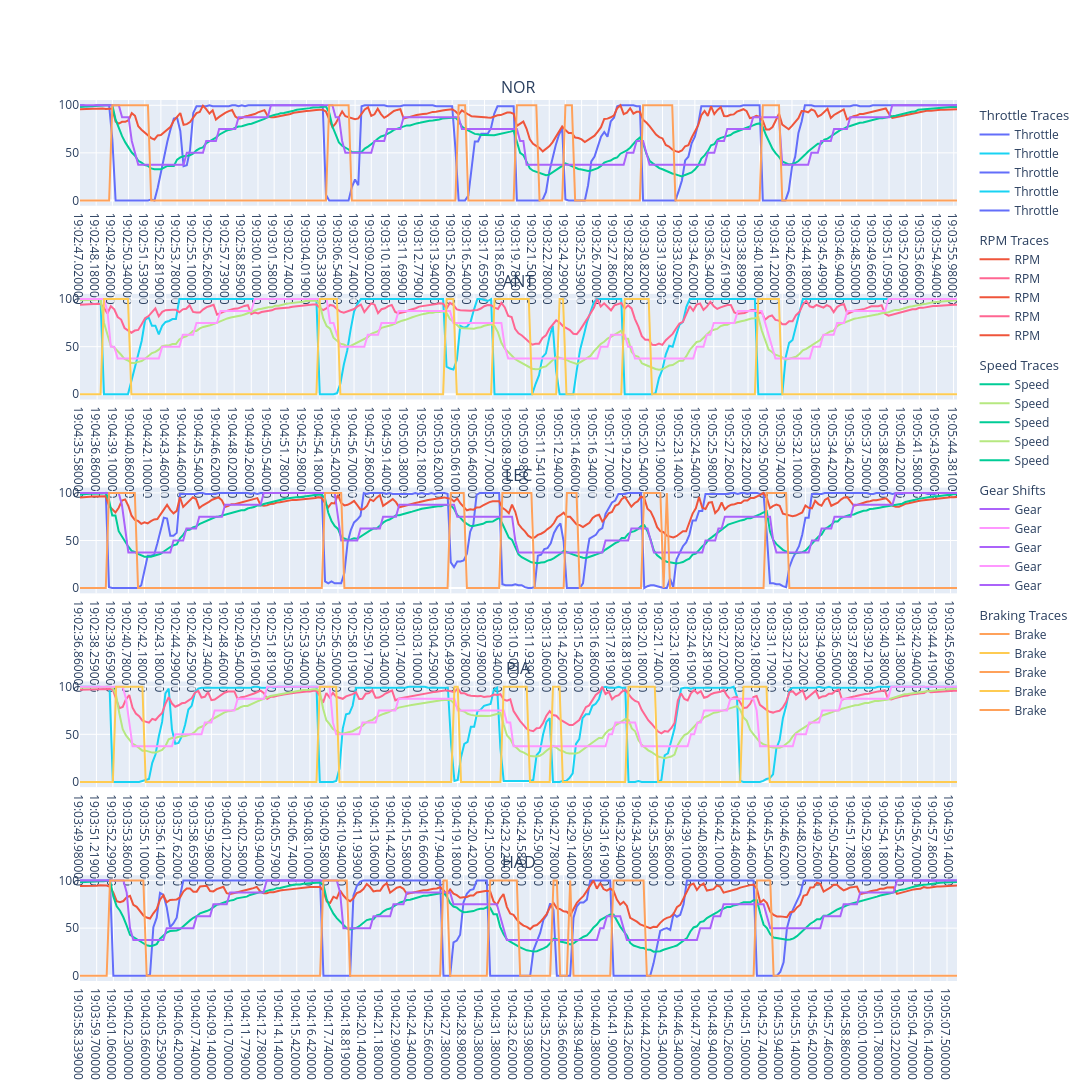

Notebook source saved alongside this figure:
### Markdown cell above
**Visualising a sample telemetry trace**

### Code cell
plot_handle.plot_driver_telemetry_traces(
    top_5_driver_telemetry=q3_telemetry_digest
)

### Figure 1 — Plotly figure (JSON) as saved in the notebook; plotly's stock layout.template omitted (floating-point values rounded to 4 significant figures; data arrays with more than 128 entries replaced by an {"elided": "..."} marker saying what was removed)
{"data": [{"hovertemplate": "Throttle: %{y}<extra></extra>", "legendgroup": "Throttle", "legendgrouptitle": {"text": "Throttle Traces"}, "name": "Throttle", "type": "scatter", "x": {"elided": "272 str values"}, "xaxis": "x", "y": {"elided": "272 float values"}, "yaxis": "y"}, {"hovertemplate": "%{text}<extra></extra>", "legendgroup": "RPM", "legendgrouptitle": {"text": "RPM Traces"}, "name": "RPM", "text": {"elided": "272 str values"}, "type": "scatter", "x": {"elided": "272 str values"}, "xaxis": "x", "y": {"elided": "272 float values"}, "yaxis": "y"}, {"hovertemplate": "%{text}<extra></extra>", "legendgroup": "Speed", "legendgrouptitle": {"text": "Speed Traces"}, "name": "Speed", "text": {"elided": "272 str values"}, "type": "scatter", "x": {"elided": "272 str values"}, "xaxis": "x", "y": {"elided": "272 float values"}, "yaxis": "y"}, {"hovertemplate": "%{text}<extra></extra>", "legendgroup": "Gear", "legendgrouptitle": {"text": "Gear Shifts"}, "name": "Gear", "text": {"elided": "272 str values"}, "type": "scatter", "x": {"elided": "272 str values"}, "xaxis": "x", "y": {"elided": "272 float values"}, "yaxis": "y"}, {"hovertemplate": "Brake: %{y}<extra></extra>", "legendgroup": "Braking", "legendgrouptitle": {"text": "Braking Traces"}, "name": "Brake", "type": "scatter", "x": {"elided": "272 str values"}, "xaxis": "x", "y": {"elided": "272 int values"}, "yaxis": "y"}, {"hovertemplate": "Throttle: %{y}<extra></extra>", "legendgroup": "Throttle", "legendgrouptitle": {"text": "Throttle Traces"}, "name": "Throttle", "type": "scatter", "x": {"elided": "257 str values"}, "xaxis": "x2", "y": {"elided": "257 float values"}, "yaxis": "y2"}, {"hovertemplate": "%{text}<extra></extra>", "legendgroup": "RPM", "legendgrouptitle": {"text": "RPM Traces"}, "name": "RPM", "text": {"elided": "257 str values"}, "type": "scatter", "x": {"elided": "257 str values"}, "xaxis": "x2", "y": {"elided": "257 float values"}, "yaxis": "y2"}, {"hovertemplate": "%{text}<extra></extra>", "legendgroup": "Speed", "legendgrouptitle": {"text": "Speed Traces"}, "name": "Speed", "text": {"elided": "257 str values"}, "type": "scatter", "x": {"elided": "257 str values"}, "xaxis": "x2", "y": {"elided": "257 float values"}, "yaxis": "y2"}, {"hovertemplate": "%{text}<extra></extra>", "legendgroup": "Gear", "legendgrouptitle": {"text": "Gear Shifts"}, "name": "Gear", "text": {"elided": "257 str values"}, "type": "scatter", "x": {"elided": "257 str values"}, "xaxis": "x2", "y": {"elided": "257 float values"}, "yaxis": "y2"}, {"hovertemplate": "Brake: %{y}<extra></extra>", "legendgroup": "Braking", "legendgrouptitle": {"text": "Braking Traces"}, "name": "Brake", "type": "scatter", "x": {"elided": "257 str values"}, "xaxis": "x2", "y": {"elided": "257 int values"}, "yaxis": "y2"}, {"hovertemplate": "Throttle: %{y}<extra></extra>", "legendgroup": "Throttle", "legendgrouptitle": {"text": "Throttle Traces"}, "name": "Throttle", "type": "scatter", "x": {"elided": "273 str values"}, "xaxis": "x3", "y": {"elided": "273 float values"}, "yaxis": "y3"}, {"hovertemplate": "%{text}<extra></extra>", "legendgroup": "RPM", "legendgrouptitle": {"text": "RPM Traces"}, "name": "RPM", "text": {"elided": "273 str values"}, "type": "scatter", "x": {"elided": "273 str values"}, "xaxis": "x3", "y": {"elided": "273 float values"}, "yaxis": "y3"}, {"hovertemplate": "%{text}<extra></extra>", "legendgroup": "Speed", "legendgrouptitle": {"text": "Speed Traces"}, "name": "Speed", "text": {"elided": "273 str values"}, "type": "scatter", "x": {"elided": "273 str values"}, "xaxis": "x3", "y": {"elided": "273 float values"}, "yaxis": "y3"}, {"hovertemplate": "%{text}<extra></extra>", "legendgroup": "Gear", "legendgrouptitle": {"text": "Gear Shifts"}, "name": "Gear", "text": {"elided": "273 str values"}, "type": "scatter", "x": {"elided": "273 str values"}, "xaxis": "x3", "y": {"elided": "273 float values"}, "yaxis": "y3"}, {"hovertemplate": "Brake: %{y}<extra></extra>", "legendgroup": "Braking", "legendgrouptitle": {"text": "Braking Traces"}, "name": "Brake", "type": "scatter", "x": {"elided": "273 str values"}, "xaxis": "x3", "y": {"elided": "273 int values"}, "yaxis": "y3"}, {"hovertemplate": "Throttle: %{y}<extra></extra>", "legendgroup": "Throttle", "legendgrouptitle": {"text": "Throttle Traces"}, "name": "Throttle", "type": "scatter", "x": {"elided": "268 str values"}, "xaxis": "x4", "y": {"elided": "268 float values"}, "yaxis": "y4"}, {"hovertemplate": "%{text}<extra></extra>", "legendgroup": "RPM", "legendgrouptitle": {"text": "RPM Traces"}, "name": "RPM", "text": {"elided": "268 str values"}, "type": "scatter", "x": {"elided": "268 str values"}, "xaxis": "x4", "y": {"elided": "268 float values"}, "yaxis": "y4"}, {"hovertemplate": "%{text}<extra></extra>", "legendgroup": "Speed", "legendgrouptitle": {"text": "Speed Traces"}, "name": "Speed", "text": {"elided": "268 str values"}, "type": "scatter", "x": {"elided": "268 str values"}, "xaxis": "x4", "y": {"elided": "268 float values"}, "yaxis": "y4"}, {"hovertemplate": "%{text}<extra></extra>", "legendgroup": "Gear", "legendgrouptitle": {"text": "Gear Shifts"}, "name": "Gear", "text": {"elided": "268 str values"}, "type": "scatter", "x": {"elided": "268 str values"}, "xaxis": "x4", "y": {"elided": "268 float values"}, "yaxis": "y4"}, {"hovertemplate": "Brake: %{y}<extra></extra>", "legendgroup": "Braking", "legendgrouptitle": {"text": "Braking Traces"}, "name": "Brake", "type": "scatter", "x": {"elided": "268 str values"}, "xaxis": "x4", "y": {"elided": "268 int values"}, "yaxis": "y4"}, {"hovertemplate": "Throttle: %{y}<extra></extra>", "legendgroup": "Throttle", "legendgrouptitle": {"text": "Throttle Traces"}, "name": "Throttle", "type": "scatter", "x": {"elided": "264 str values"}, "xaxis": "x5", "y": {"elided": "264 float values"}, "yaxis": "y5"}, {"hovertemplate": "%{text}<extra></extra>", "legendgroup": "RPM", "legendgrouptitle": {"text": "RPM Traces"}, "name": "RPM", "text": {"elided": "264 str values"}, "type": "scatter", "x": {"elided": "264 str values"}, "xaxis": "x5", "y": {"elided": "264 float values"}, "yaxis": "y5"}, {"hovertemplate": "%{text}<extra></extra>", "legendgroup": "Speed", "legendgrouptitle": {"text": "Speed Traces"}, "name": "Speed", "text": {"elided": "264 str values"}, "type": "scatter", "x": {"elided": "264 str values"}, "xaxis": "x5", "y": {"elided": "264 float values"}, "yaxis": "y5"}, {"hovertemplate": "%{text}<extra></extra>", "legendgroup": "Gear", "legendgrouptitle": {"text": "Gear Shifts"}, "name": "Gear", "text": {"elided": "264 str values"}, "type": "scatter", "x": {"elided": "264 str values"}, "xaxis": "x5", "y": {"elided": "264 float values"}, "yaxis": "y5"}, {"hovertemplate": "Brake: %{y}<extra></extra>", "legendgroup": "Braking", "legendgrouptitle": {"text": "Braking Traces"}, "name": "Brake", "type": "scatter", "x": {"elided": "264 str values"}, "xaxis": "x5", "y": {"elided": "264 int values"}, "yaxis": "y5"}], "layout": {"annotations": [{"font": {"size": 16}, "showarrow": false, "text": "NOR", "x": 0.5, "xanchor": "center", "xref": "paper", "y": 1, "yanchor": "bottom", "yref": "paper"}, {"font": {"size": 16}, "showarrow": false, "text": "ANT", "x": 0.5, "xanchor": "center", "xref": "paper", "y": 0.78, "yanchor": "bottom", "yref": "paper"}, {"font": {"size": 16}, "showarrow": false, "text": "LEC", "x": 0.5, "xanchor": "center", "xref": "paper", "y": 0.56, "yanchor": "bottom", "yref": "paper"}, {"font": {"size": 16}, "showarrow": false, "text": "PIA", "x": 0.5, "xanchor": "center", "xref": "paper", "y": 0.34, "yanchor": "bottom", "yref": "paper"}, {"font": {"size": 16}, "showarrow": false, "text": "HAD", "x": 0.5, "xanchor": "center", "xref": "paper", "y": 0.12, "yanchor": "bottom", "yref": "paper"}], "height": 1920, "hovermode": "x unified", "width": 1540, "xaxis": {"anchor": "y", "domain": [0, 1]}, "xaxis2": {"anchor": "y2", "domain": [0, 1]}, "xaxis3": {"anchor": "y3", "domain": [0, 1]}, "xaxis4": {"anchor": "y4", "domain": [0, 1]}, "xaxis5": {"anchor": "y5", "domain": [0, 1]}, "yaxis": {"anchor": "x", "domain": [0.88, 1]}, "yaxis2": {"anchor": "x2", "domain": [0.66, 0.78]}, "yaxis3": {"anchor": "x3", "domain": [0.44, 0.56]}, "yaxis4": {"anchor": "x4", "domain": [0.22, 0.34]}, "yaxis5": {"anchor": "x5", "domain": [0, 0.12]}}}
